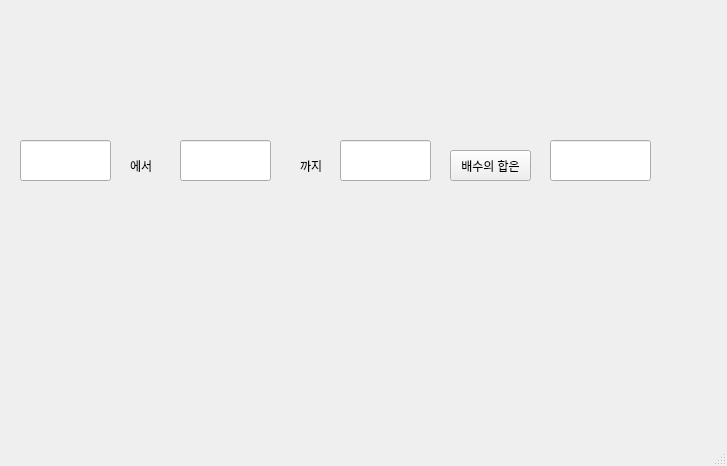
<?xml version="1.0" encoding="UTF-8"?>
<ui version="4.0">
 <class>MainWindow</class>
 <widget class="QMainWindow" name="MainWindow">
  <property name="geometry">
   <rect>
    <x>0</x>
    <y>0</y>
    <width>727</width>
    <height>466</height>
   </rect>
  </property>
  <property name="windowTitle">
   <string>MainWindow</string>
  </property>
  <widget class="QWidget" name="centralwidget">
   <widget class="QLineEdit" name="le1">
    <property name="geometry">
     <rect>
      <x>20</x>
      <y>140</y>
      <width>91</width>
      <height>41</height>
     </rect>
    </property>
   </widget>
   <widget class="QLineEdit" name="le2">
    <property name="geometry">
     <rect>
      <x>180</x>
      <y>140</y>
      <width>91</width>
      <height>41</height>
     </rect>
    </property>
   </widget>
   <widget class="QLineEdit" name="le3">
    <property name="geometry">
     <rect>
      <x>340</x>
      <y>140</y>
      <width>91</width>
      <height>41</height>
     </rect>
    </property>
   </widget>
   <widget class="QLineEdit" name="le4">
    <property name="geometry">
     <rect>
      <x>550</x>
      <y>140</y>
      <width>101</width>
      <height>41</height>
     </rect>
    </property>
   </widget>
   <widget class="QLabel" name="lbl1">
    <property name="geometry">
     <rect>
      <x>130</x>
      <y>160</y>
      <width>56</width>
      <height>12</height>
     </rect>
    </property>
    <property name="text">
     <string>에서</string>
    </property>
   </widget>
   <widget class="QLabel" name="lbl2">
    <property name="geometry">
     <rect>
      <x>300</x>
      <y>160</y>
      <width>56</width>
      <height>12</height>
     </rect>
    </property>
    <property name="text">
     <string>까지</string>
    </property>
   </widget>
   <widget class="QPushButton" name="pb">
    <property name="geometry">
     <rect>
      <x>450</x>
      <y>150</y>
      <width>81</width>
      <height>31</height>
     </rect>
    </property>
    <property name="text">
     <string>배수의 합은</string>
    </property>
   </widget>
  </widget>
  <widget class="QMenuBar" name="menubar">
   <property name="geometry">
    <rect>
     <x>0</x>
     <y>0</y>
     <width>727</width>
     <height>21</height>
    </rect>
   </property>
  </widget>
  <widget class="QStatusBar" name="statusbar"/>
 </widget>
 <resources/>
 <connections/>
</ui>
